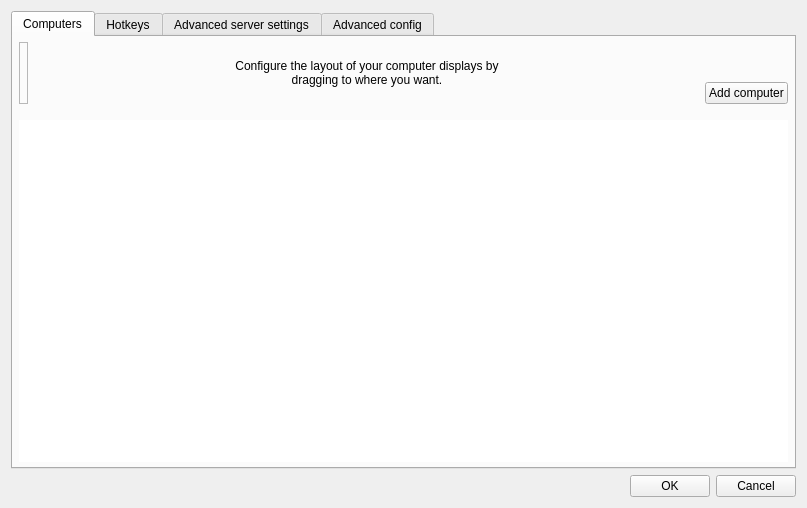
<?xml version="1.0" encoding="UTF-8"?>
<ui version="4.0">
 <class>ServerConfigDialogBase</class>
 <widget class="QDialog" name="ServerConfigDialogBase">
  <property name="geometry">
   <rect>
    <x>0</x>
    <y>0</y>
    <width>807</width>
    <height>508</height>
   </rect>
  </property>
  <property name="minimumSize">
   <size>
    <width>0</width>
    <height>0</height>
   </size>
  </property>
  <property name="windowTitle">
   <string>Server Configuration</string>
  </property>
  <layout class="QVBoxLayout">
   <item>
    <widget class="QTabWidget" name="m_pTabWidget">
     <property name="minimumSize">
      <size>
       <width>0</width>
       <height>0</height>
      </size>
     </property>
     <property name="currentIndex">
      <number>0</number>
     </property>
     <widget class="QWidget" name="m_pTabScreens">
      <attribute name="title">
       <string>Computers</string>
      </attribute>
      <layout class="QVBoxLayout">
       <property name="leftMargin">
        <number>6</number>
       </property>
       <property name="topMargin">
        <number>5</number>
       </property>
       <property name="rightMargin">
        <number>6</number>
       </property>
       <property name="bottomMargin">
        <number>5</number>
       </property>
       <item>
        <layout class="QHBoxLayout">
         <property name="spacing">
          <number>6</number>
         </property>
         <item>
          <widget class="TrashScreenWidget" name="m_pTrashScreenWidget">
           <property name="acceptDrops">
            <bool>true</bool>
           </property>
           <property name="toolTip">
            <string>Drag a screen from the grid to the trashcan to remove it.</string>
           </property>
           <property name="frameShape">
            <enum>QFrame::StyledPanel</enum>
           </property>
           <property name="frameShadow">
            <enum>QFrame::Raised</enum>
           </property>
           <property name="text">
            <string/>
           </property>
           <property name="pixmap">
            <pixmap resource="../res/Synergy.qrc">:/res/icons/64x64/user-trash.png</pixmap>
           </property>
          </widget>
         </item>
         <item>
          <spacer name="horizontalSpacer_2">
           <property name="orientation">
            <enum>Qt::Horizontal</enum>
           </property>
           <property name="sizeHint" stdset="0">
            <size>
             <width>40</width>
             <height>20</height>
            </size>
           </property>
          </spacer>
         </item>
         <item>
          <widget class="QLabel" name="label_2">
           <property name="sizePolicy">
            <sizepolicy hsizetype="Preferred" vsizetype="Preferred">
             <horstretch>1</horstretch>
             <verstretch>0</verstretch>
            </sizepolicy>
           </property>
           <property name="maximumSize">
            <size>
             <width>310</width>
             <height>16777215</height>
            </size>
           </property>
           <property name="text">
            <string>Configure the layout of your computer displays by dragging to where you want.</string>
           </property>
           <property name="alignment">
            <set>Qt::AlignCenter</set>
           </property>
           <property name="wordWrap">
            <bool>true</bool>
           </property>
           <property name="indent">
            <number>-1</number>
           </property>
          </widget>
         </item>
         <item>
          <spacer name="horizontalSpacer_3">
           <property name="orientation">
            <enum>Qt::Horizontal</enum>
           </property>
           <property name="sizeHint" stdset="0">
            <size>
             <width>40</width>
             <height>20</height>
            </size>
           </property>
          </spacer>
         </item>
         <item>
          <layout class="QVBoxLayout" name="verticalLayout">
           <property name="spacing">
            <number>0</number>
           </property>
           <property name="leftMargin">
            <number>0</number>
           </property>
           <item>
            <spacer name="verticalSpacer_2">
             <property name="orientation">
              <enum>Qt::Vertical</enum>
             </property>
             <property name="sizeType">
              <enum>QSizePolicy::Fixed</enum>
             </property>
             <property name="sizeHint" stdset="0">
              <size>
               <width>20</width>
               <height>40</height>
              </size>
             </property>
            </spacer>
           </item>
           <item>
            <widget class="QPushButton" name="m_pButtonAddComputer">
             <property name="text">
              <string>Add computer</string>
             </property>
             <property name="autoDefault">
              <bool>false</bool>
             </property>
             <property name="default">
              <bool>true</bool>
             </property>
            </widget>
           </item>
          </layout>
         </item>
        </layout>
       </item>
       <item>
        <spacer name="verticalSpacer">
         <property name="orientation">
          <enum>Qt::Vertical</enum>
         </property>
         <property name="sizeType">
          <enum>QSizePolicy::Fixed</enum>
         </property>
         <property name="sizeHint" stdset="0">
          <size>
           <width>20</width>
           <height>10</height>
          </size>
         </property>
        </spacer>
       </item>
       <item>
        <widget class="ScreenSetupView" name="m_pScreenSetupView">
         <property name="sizePolicy">
          <sizepolicy hsizetype="MinimumExpanding" vsizetype="Expanding">
           <horstretch>0</horstretch>
           <verstretch>0</verstretch>
          </sizepolicy>
         </property>
         <property name="minimumSize">
          <size>
           <width>0</width>
           <height>273</height>
          </size>
         </property>
         <property name="maximumSize">
          <size>
           <width>16777215</width>
           <height>16777215</height>
          </size>
         </property>
         <property name="acceptDrops">
          <bool>true</bool>
         </property>
         <property name="autoFillBackground">
          <bool>false</bool>
         </property>
         <property name="frameShape">
          <enum>QFrame::NoFrame</enum>
         </property>
         <property name="frameShadow">
          <enum>QFrame::Sunken</enum>
         </property>
        </widget>
       </item>
      </layout>
     </widget>
     <widget class="QWidget" name="m_pTabHotkeys">
      <attribute name="title">
       <string>Hotkeys</string>
      </attribute>
      <layout class="QHBoxLayout">
       <item>
        <widget class="QGroupBox" name="groupBox">
         <property name="font">
          <font>
           <kerning>false</kerning>
          </font>
         </property>
         <property name="title">
          <string>&amp;Hotkeys</string>
         </property>
         <layout class="QGridLayout">
          <property name="topMargin">
           <number>12</number>
          </property>
          <item row="0" column="0" rowspan="4">
           <widget class="QListWidget" name="m_pListHotkeys">
            <property name="frameShape">
             <enum>QFrame::NoFrame</enum>
            </property>
            <property name="frameShadow">
             <enum>QFrame::Sunken</enum>
            </property>
           </widget>
          </item>
          <item row="0" column="1">
           <widget class="QPushButton" name="m_pButtonNewHotkey">
            <property name="enabled">
             <bool>true</bool>
            </property>
            <property name="autoFillBackground">
             <bool>false</bool>
            </property>
            <property name="text">
             <string>&amp;New</string>
            </property>
            <property name="autoDefault">
             <bool>false</bool>
            </property>
            <property name="default">
             <bool>false</bool>
            </property>
            <property name="flat">
             <bool>false</bool>
            </property>
           </widget>
          </item>
          <item row="1" column="1">
           <widget class="QPushButton" name="m_pButtonEditHotkey">
            <property name="enabled">
             <bool>false</bool>
            </property>
            <property name="text">
             <string>&amp;Edit</string>
            </property>
           </widget>
          </item>
          <item row="2" column="1">
           <widget class="QPushButton" name="m_pButtonRemoveHotkey">
            <property name="enabled">
             <bool>false</bool>
            </property>
            <property name="text">
             <string>&amp;Remove</string>
            </property>
           </widget>
          </item>
          <item row="3" column="1">
           <spacer>
            <property name="orientation">
             <enum>Qt::Vertical</enum>
            </property>
            <property name="sizeHint" stdset="0">
             <size>
              <width>75</width>
              <height>161</height>
             </size>
            </property>
           </spacer>
          </item>
         </layout>
        </widget>
       </item>
       <item>
        <widget class="QGroupBox" name="groupBox_2">
         <property name="font">
          <font>
           <kerning>true</kerning>
          </font>
         </property>
         <property name="title">
          <string>A&amp;ctions</string>
         </property>
         <layout class="QGridLayout">
          <item row="0" column="0" rowspan="4">
           <widget class="QListWidget" name="m_pListActions">
            <property name="frameShape">
             <enum>QFrame::NoFrame</enum>
            </property>
            <property name="frameShadow">
             <enum>QFrame::Sunken</enum>
            </property>
           </widget>
          </item>
          <item row="0" column="1">
           <widget class="QPushButton" name="m_pButtonNewAction">
            <property name="enabled">
             <bool>false</bool>
            </property>
            <property name="text">
             <string>Ne&amp;w</string>
            </property>
           </widget>
          </item>
          <item row="1" column="1">
           <widget class="QPushButton" name="m_pButtonEditAction">
            <property name="enabled">
             <bool>false</bool>
            </property>
            <property name="text">
             <string>E&amp;dit</string>
            </property>
           </widget>
          </item>
          <item row="2" column="1">
           <widget class="QPushButton" name="m_pButtonRemoveAction">
            <property name="enabled">
             <bool>false</bool>
            </property>
            <property name="text">
             <string>Re&amp;move</string>
            </property>
           </widget>
          </item>
          <item row="3" column="1">
           <spacer>
            <property name="orientation">
             <enum>Qt::Vertical</enum>
            </property>
            <property name="sizeHint" stdset="0">
             <size>
              <width>20</width>
              <height>40</height>
             </size>
            </property>
           </spacer>
          </item>
         </layout>
        </widget>
       </item>
      </layout>
     </widget>
     <widget class="QWidget" name="m_pTabAdvanced">
      <attribute name="title">
       <string>Advanced server settings</string>
      </attribute>
      <layout class="QGridLayout">
       <property name="leftMargin">
        <number>9</number>
       </property>
       <property name="rightMargin">
        <number>9</number>
       </property>
       <item row="1" column="0">
        <layout class="QVBoxLayout" name="verticalLayout_2">
         <property name="spacing">
          <number>0</number>
         </property>
         <property name="topMargin">
          <number>0</number>
         </property>
         <property name="bottomMargin">
          <number>0</number>
         </property>
         <item>
          <widget class="QGroupBox" name="m_pGroupSwitch">
           <property name="font">
            <font>
             <kerning>true</kerning>
            </font>
           </property>
           <property name="styleSheet">
            <string notr="true">QGroupBox::title{
   left: 0px;
   top: 0px;
}</string>
           </property>
           <property name="title">
            <string>&amp;Switch computer</string>
           </property>
           <property name="alignment">
            <set>Qt::AlignLeading|Qt::AlignLeft|Qt::AlignVCenter</set>
           </property>
           <layout class="QVBoxLayout">
            <property name="spacing">
             <number>6</number>
            </property>
            <property name="topMargin">
             <number>6</number>
            </property>
            <property name="bottomMargin">
             <number>6</number>
            </property>
            <item>
             <layout class="QHBoxLayout">
              <item>
               <widget class="QCheckBox" name="m_pCheckBoxSwitchDelay">
                <property name="enabled">
                 <bool>true</bool>
                </property>
                <property name="text">
                 <string>Switch &amp;after waiting</string>
                </property>
               </widget>
              </item>
              <item>
               <spacer>
                <property name="orientation">
                 <enum>Qt::Horizontal</enum>
                </property>
                <property name="sizeHint" stdset="0">
                 <size>
                  <width>40</width>
                  <height>20</height>
                 </size>
                </property>
               </spacer>
              </item>
              <item>
               <widget class="QSpinBox" name="m_pSpinBoxSwitchDelay">
                <property name="enabled">
                 <bool>false</bool>
                </property>
                <property name="minimum">
                 <number>10</number>
                </property>
                <property name="maximum">
                 <number>10000</number>
                </property>
                <property name="singleStep">
                 <number>10</number>
                </property>
                <property name="value">
                 <number>250</number>
                </property>
               </widget>
              </item>
              <item>
               <widget class="QLabel" name="m_pLabel_14">
                <property name="text">
                 <string>ms</string>
                </property>
               </widget>
              </item>
             </layout>
            </item>
            <item>
             <layout class="QHBoxLayout">
              <item>
               <widget class="QCheckBox" name="m_pCheckBoxSwitchDoubleTap">
                <property name="enabled">
                 <bool>true</bool>
                </property>
                <property name="text">
                 <string>Switch on double &amp;tap within</string>
                </property>
               </widget>
              </item>
              <item>
               <spacer>
                <property name="orientation">
                 <enum>Qt::Horizontal</enum>
                </property>
                <property name="sizeHint" stdset="0">
                 <size>
                  <width>40</width>
                  <height>20</height>
                 </size>
                </property>
               </spacer>
              </item>
              <item>
               <widget class="QSpinBox" name="m_pSpinBoxSwitchDoubleTap">
                <property name="enabled">
                 <bool>false</bool>
                </property>
                <property name="minimum">
                 <number>10</number>
                </property>
                <property name="maximum">
                 <number>10000</number>
                </property>
                <property name="singleStep">
                 <number>10</number>
                </property>
                <property name="value">
                 <number>250</number>
                </property>
               </widget>
              </item>
              <item>
               <widget class="QLabel" name="m_pLabel_15">
                <property name="text">
                 <string>ms</string>
                </property>
               </widget>
              </item>
             </layout>
            </item>
           </layout>
          </widget>
         </item>
         <item>
          <spacer name="verticalSpacer_4">
           <property name="orientation">
            <enum>Qt::Vertical</enum>
           </property>
           <property name="sizeType">
            <enum>QSizePolicy::Fixed</enum>
           </property>
           <property name="sizeHint" stdset="0">
            <size>
             <width>20</width>
             <height>13</height>
            </size>
           </property>
          </spacer>
         </item>
         <item>
          <widget class="QGroupBox" name="groupBox_3">
           <property name="font">
            <font>
             <kerning>true</kerning>
            </font>
           </property>
           <property name="styleSheet">
            <string notr="true">QGroupBox::title{
   left: 0px;
   top: 0px;
}</string>
           </property>
           <property name="title">
            <string>Clipboard sharing</string>
           </property>
           <property name="alignment">
            <set>Qt::AlignLeading|Qt::AlignLeft|Qt::AlignVCenter</set>
           </property>
           <layout class="QVBoxLayout" name="verticalLayout_3">
            <property name="topMargin">
             <number>6</number>
            </property>
            <item>
             <layout class="QHBoxLayout" name="horizontalLayout">
              <property name="spacing">
               <number>6</number>
              </property>
              <item>
               <widget class="QCheckBox" name="m_pCheckBoxEnableClipboard">
                <property name="sizePolicy">
                 <sizepolicy hsizetype="Minimum" vsizetype="Preferred">
                  <horstretch>0</horstretch>
                  <verstretch>0</verstretch>
                 </sizepolicy>
                </property>
                <property name="text">
                 <string>Enable clipboard sharing</string>
                </property>
                <property name="checked">
                 <bool>true</bool>
                </property>
               </widget>
              </item>
              <item>
               <spacer name="horizontalSpacer">
                <property name="orientation">
                 <enum>Qt::Horizontal</enum>
                </property>
                <property name="sizeHint" stdset="0">
                 <size>
                  <width>40</width>
                  <height>20</height>
                 </size>
                </property>
               </spacer>
              </item>
              <item>
               <widget class="QSpinBox" name="m_pSpinBoxClipboardSizeLimit">
                <property name="enabled">
                 <bool>false</bool>
                </property>
                <property name="maximum">
                 <number>10000</number>
                </property>
                <property name="value">
                 <number>3</number>
                </property>
               </widget>
              </item>
              <item>
               <widget class="QLabel" name="label_4">
                <property name="text">
                 <string>mb</string>
                </property>
               </widget>
              </item>
             </layout>
            </item>
            <item>
             <spacer name="verticalSpacer_3">
              <property name="orientation">
               <enum>Qt::Vertical</enum>
              </property>
              <property name="sizeHint" stdset="0">
               <size>
                <width>20</width>
                <height>60</height>
               </size>
              </property>
             </spacer>
            </item>
           </layout>
          </widget>
         </item>
        </layout>
       </item>
       <item row="5" column="0">
        <spacer>
         <property name="orientation">
          <enum>Qt::Vertical</enum>
         </property>
         <property name="sizeHint" stdset="0">
          <size>
           <width>20</width>
           <height>40</height>
          </size>
         </property>
        </spacer>
       </item>
       <item row="4" column="0" colspan="3">
        <widget class="QGroupBox" name="m_pGroupSwitchCorners">
         <property name="font">
          <font>
           <kerning>true</kerning>
          </font>
         </property>
         <property name="styleSheet">
          <string notr="true">QGroupBox::title{
   left: 0px;
   top: 0px;
}</string>
         </property>
         <property name="title">
          <string>&amp;Dead corners for this computer</string>
         </property>
         <property name="checked">
          <bool>false</bool>
         </property>
         <layout class="QGridLayout">
          <property name="topMargin">
           <number>6</number>
          </property>
          <item row="1" column="0" colspan="3">
           <widget class="QCheckBox" name="m_pCheckBoxCornerTopLeft">
            <property name="text">
             <string>To&amp;p-left</string>
            </property>
           </widget>
          </item>
          <item row="1" column="3" colspan="2">
           <widget class="QCheckBox" name="m_pCheckBoxCornerTopRight">
            <property name="text">
             <string>Top-rig&amp;ht</string>
            </property>
           </widget>
          </item>
          <item row="2" column="0" colspan="3">
           <widget class="QCheckBox" name="m_pCheckBoxCornerBottomLeft">
            <property name="text">
             <string>&amp;Bottom-left</string>
            </property>
           </widget>
          </item>
          <item row="2" column="3" colspan="2">
           <widget class="QCheckBox" name="m_pCheckBoxCornerBottomRight">
            <property name="text">
             <string>Bottom-ri&amp;ght</string>
            </property>
           </widget>
          </item>
          <item row="1" column="5">
           <layout class="QHBoxLayout" name="horizontalLayout_2">
            <item>
             <widget class="QLabel" name="label">
              <property name="text">
               <string>Cor&amp;ner Size:</string>
              </property>
              <property name="buddy">
               <cstring>m_pSpinBoxSwitchCornerSize</cstring>
              </property>
             </widget>
            </item>
            <item>
             <widget class="QSpinBox" name="m_pSpinBoxSwitchCornerSize">
              <property name="maximum">
               <number>30000</number>
              </property>
             </widget>
            </item>
            <item>
             <widget class="QLabel" name="label_3">
              <property name="text">
               <string>px</string>
              </property>
             </widget>
            </item>
           </layout>
          </item>
         </layout>
        </widget>
       </item>
       <item row="1" column="2">
        <layout class="QVBoxLayout" name="verticalLayout_4">
         <property name="topMargin">
          <number>0</number>
         </property>
         <property name="rightMargin">
          <number>0</number>
         </property>
         <item>
          <widget class="QGroupBox" name="m_pGroupOptions">
           <property name="font">
            <font>
             <kerning>false</kerning>
            </font>
           </property>
           <property name="styleSheet">
            <string notr="true">QGroupBox::title{
   left: 0px;
   top: 0px;
}</string>
           </property>
           <property name="title">
            <string>&amp;Options</string>
           </property>
           <property name="alignment">
            <set>Qt::AlignLeading|Qt::AlignLeft|Qt::AlignVCenter</set>
           </property>
           <layout class="QGridLayout">
            <property name="verticalSpacing">
             <number>12</number>
            </property>
            <item row="11" column="0">
             <spacer>
              <property name="orientation">
               <enum>Qt::Vertical</enum>
              </property>
              <property name="sizeHint" stdset="0">
               <size>
                <width>20</width>
                <height>16</height>
               </size>
              </property>
             </spacer>
            </item>
            <item row="1" column="0">
             <widget class="QCheckBox" name="m_pCheckBoxRelativeMouseMoves">
              <property name="enabled">
               <bool>true</bool>
              </property>
              <property name="styleSheet">
               <string notr="true">padding-left: 2px;</string>
              </property>
              <property name="text">
               <string>Use &amp;relative mouse moves</string>
              </property>
             </widget>
            </item>
            <item row="0" column="0">
             <layout class="QHBoxLayout">
              <property name="spacing">
               <number>9</number>
              </property>
              <property name="leftMargin">
               <number>0</number>
              </property>
              <item>
               <widget class="QCheckBox" name="m_pCheckBoxHeartbeat">
                <property name="enabled">
                 <bool>true</bool>
                </property>
                <property name="styleSheet">
                 <string notr="true">left: -2px;</string>
                </property>
                <property name="text">
                 <string>&amp;Check clients every</string>
                </property>
               </widget>
              </item>
              <item>
               <spacer>
                <property name="orientation">
                 <enum>Qt::Horizontal</enum>
                </property>
                <property name="sizeHint" stdset="0">
                 <size>
                  <width>40</width>
                  <height>20</height>
                 </size>
                </property>
               </spacer>
              </item>
              <item>
               <widget class="QSpinBox" name="m_pSpinBoxHeartbeat">
                <property name="enabled">
                 <bool>false</bool>
                </property>
                <property name="sizePolicy">
                 <sizepolicy hsizetype="Maximum" vsizetype="Fixed">
                  <horstretch>0</horstretch>
                  <verstretch>0</verstretch>
                 </sizepolicy>
                </property>
                <property name="minimum">
                 <number>1000</number>
                </property>
                <property name="maximum">
                 <number>30000</number>
                </property>
                <property name="singleStep">
                 <number>1000</number>
                </property>
                <property name="value">
                 <number>5000</number>
                </property>
               </widget>
              </item>
              <item>
               <widget class="QLabel" name="m_pLabel_16">
                <property name="text">
                 <string>ms</string>
                </property>
               </widget>
              </item>
             </layout>
            </item>
            <item row="4" column="0">
             <widget class="QCheckBox" name="m_pCheckBoxIgnoreAutoConfigClient">
              <property name="styleSheet">
               <string notr="true">padding-left: 2px;</string>
              </property>
              <property name="text">
               <string>Ignore auto config clients</string>
              </property>
             </widget>
            </item>
            <item row="6" column="0">
             <widget class="QCheckBox" name="m_pCheckBoxDisableLockToScreen">
              <property name="styleSheet">
               <string notr="true">padding-left: 2px;</string>
              </property>
              <property name="text">
               <string>Disable lock to screen</string>
              </property>
             </widget>
            </item>
            <item row="3" column="0">
             <widget class="QCheckBox" name="m_pCheckBoxWin32KeepForeground">
              <property name="enabled">
               <bool>true</bool>
              </property>
              <property name="styleSheet">
               <string notr="true">padding-left: 2px;</string>
              </property>
              <property name="text">
               <string>Don't take &amp;foreground window on Windows servers</string>
              </property>
             </widget>
            </item>
           </layout>
          </widget>
         </item>
        </layout>
       </item>
       <item row="3" column="0">
        <spacer name="verticalSpacer_5">
         <property name="orientation">
          <enum>Qt::Vertical</enum>
         </property>
         <property name="sizeType">
          <enum>QSizePolicy::Fixed</enum>
         </property>
         <property name="sizeHint" stdset="0">
          <size>
           <width>20</width>
           <height>13</height>
          </size>
         </property>
        </spacer>
       </item>
      </layout>
     </widget>
     <widget class="QWidget" name="m_pTabAdvancedConfig">
      <property name="sizePolicy">
       <sizepolicy hsizetype="Preferred" vsizetype="Preferred">
        <horstretch>0</horstretch>
        <verstretch>0</verstretch>
       </sizepolicy>
      </property>
      <attribute name="title">
       <string>Advanced config</string>
      </attribute>
      <layout class="QVBoxLayout" name="verticalLayout_2">
       <item>
        <layout class="QVBoxLayout" name="verticalLayout">
         <item>
          <spacer name="verticalSpacer_2">
           <property name="orientation">
            <enum>Qt::Vertical</enum>
           </property>
           <property name="sizeHint" stdset="0">
            <size>
             <width>20</width>
             <height>40</height>
            </size>
           </property>
          </spacer>
         </item>
         <item>
          <widget class="QLabel" name="label_5">
           <property name="font">
            <font>
             <pointsize>12</pointsize>
             <weight>75</weight>
             <bold>true</bold>
            </font>
           </property>
           <property name="text">
            <string>Config Override</string>
           </property>
           <property name="textFormat">
            <enum>Qt::PlainText</enum>
           </property>
           <property name="alignment">
            <set>Qt::AlignCenter</set>
           </property>
          </widget>
         </item>
         <item>
          <spacer name="verticalSpacer_3">
           <property name="orientation">
            <enum>Qt::Vertical</enum>
           </property>
           <property name="sizeType">
            <enum>QSizePolicy::Minimum</enum>
           </property>
           <property name="sizeHint" stdset="0">
            <size>
             <width>20</width>
             <height>5</height>
            </size>
           </property>
          </spacer>
         </item>
         <item>
          <widget class="QLabel" name="label_6">
           <property name="text">
            <string>&lt;html&gt;&lt;head/&gt;&lt;body&gt;&lt;p style=&quot;text-align: center; font-family: Arial; line-hegiht: 18px;&quot;&gt;If you have a config file and want to override all setttings with this file.&lt;/p&gt;&lt;/body&gt;&lt;/html&gt;</string>
           </property>
           <property name="textFormat">
            <enum>Qt::RichText</enum>
           </property>
          </widget>
         </item>
         <item>
          <spacer name="verticalSpacer_4">
           <property name="orientation">
            <enum>Qt::Vertical</enum>
           </property>
           <property name="sizeType">
            <enum>QSizePolicy::Maximum</enum>
           </property>
           <property name="sizeHint" stdset="0">
            <size>
             <width>20</width>
             <height>30</height>
            </size>
           </property>
          </spacer>
         </item>
         <item>
          <layout class="QHBoxLayout" name="horizontalLayout_2">
           <property name="leftMargin">
            <number>0</number>
           </property>
           <property name="topMargin">
            <number>0</number>
           </property>
           <item>
            <spacer name="horizontalSpacer_2">
             <property name="orientation">
              <enum>Qt::Horizontal</enum>
             </property>
             <property name="sizeType">
              <enum>QSizePolicy::Expanding</enum>
             </property>
             <property name="sizeHint" stdset="0">
              <size>
               <width>40</width>
               <height>20</height>
              </size>
             </property>
            </spacer>
           </item>
           <item>
            <widget class="QCheckBox" name="m_pCheckBoxUseExternalConfig">
             <property name="sizePolicy">
              <sizepolicy hsizetype="Fixed" vsizetype="Fixed">
               <horstretch>0</horstretch>
               <verstretch>0</verstretch>
              </sizepolicy>
             </property>
             <property name="minimumSize">
              <size>
               <width>300</width>
               <height>0</height>
              </size>
             </property>
             <property name="text">
              <string>Use configuration file</string>
             </property>
            </widget>
           </item>
           <item>
            <spacer name="horizontalSpacer_3">
             <property name="orientation">
              <enum>Qt::Horizontal</enum>
             </property>
             <property name="sizeType">
              <enum>QSizePolicy::Expanding</enum>
             </property>
             <property name="sizeHint" stdset="0">
              <size>
               <width>40</width>
               <height>20</height>
              </size>
             </property>
            </spacer>
           </item>
          </layout>
         </item>
         <item>
          <layout class="QHBoxLayout" name="horizontalLayout_3">
           <property name="leftMargin">
            <number>40</number>
           </property>
           <property name="topMargin">
            <number>0</number>
           </property>
           <item>
            <spacer name="horizontalSpacer_4">
             <property name="orientation">
              <enum>Qt::Horizontal</enum>
             </property>
             <property name="sizeType">
              <enum>QSizePolicy::Expanding</enum>
             </property>
             <property name="sizeHint" stdset="0">
              <size>
               <width>40</width>
               <height>20</height>
              </size>
             </property>
            </spacer>
           </item>
           <item>
            <widget class="QLabel" name="m_pLabelConfigFile">
             <property name="enabled">
              <bool>false</bool>
             </property>
             <property name="sizePolicy">
              <sizepolicy hsizetype="Fixed" vsizetype="Preferred">
               <horstretch>0</horstretch>
               <verstretch>0</verstretch>
              </sizepolicy>
             </property>
             <property name="minimumSize">
              <size>
               <width>96</width>
               <height>0</height>
              </size>
             </property>
             <property name="text">
              <string>Config file path</string>
             </property>
            </widget>
           </item>
           <item>
            <spacer name="horizontalSpacer_6">
             <property name="orientation">
              <enum>Qt::Horizontal</enum>
             </property>
             <property name="sizeType">
              <enum>QSizePolicy::Fixed</enum>
             </property>
             <property name="sizeHint" stdset="0">
              <size>
               <width>10</width>
               <height>20</height>
              </size>
             </property>
            </spacer>
           </item>
           <item>
            <widget class="QLineEdit" name="m_pEditConfigFile">
             <property name="enabled">
              <bool>false</bool>
             </property>
             <property name="sizePolicy">
              <sizepolicy hsizetype="Fixed" vsizetype="Fixed">
               <horstretch>0</horstretch>
               <verstretch>0</verstretch>
              </sizepolicy>
             </property>
             <property name="minimumSize">
              <size>
               <width>180</width>
               <height>0</height>
              </size>
             </property>
            </widget>
           </item>
           <item>
            <widget class="QPushButton" name="m_pButtonBrowseConfigFile">
             <property name="enabled">
              <bool>false</bool>
             </property>
             <property name="sizePolicy">
              <sizepolicy hsizetype="Fixed" vsizetype="Fixed">
               <horstretch>0</horstretch>
               <verstretch>0</verstretch>
              </sizepolicy>
             </property>
             <property name="minimumSize">
              <size>
               <width>0</width>
               <height>0</height>
              </size>
             </property>
             <property name="cursor">
              <cursorShape>PointingHandCursor</cursorShape>
             </property>
             <property name="styleSheet">
              <string notr="true">margin: 0px; padding: 0px;</string>
             </property>
             <property name="text">
              <string/>
             </property>
             <property name="icon">
              <iconset resource="../res/Synergy.qrc">
               <normaloff>:/res/icons/64x64/folder.png</normaloff>:/res/icons/64x64/folder.png</iconset>
             </property>
             <property name="iconSize">
              <size>
               <width>20</width>
               <height>13</height>
              </size>
             </property>
             <property name="flat">
              <bool>true</bool>
             </property>
            </widget>
           </item>
           <item>
            <spacer name="horizontalSpacer_5">
             <property name="orientation">
              <enum>Qt::Horizontal</enum>
             </property>
             <property name="sizeType">
              <enum>QSizePolicy::Expanding</enum>
             </property>
             <property name="sizeHint" stdset="0">
              <size>
               <width>40</width>
               <height>20</height>
              </size>
             </property>
            </spacer>
           </item>
          </layout>
         </item>
         <item>
          <spacer name="verticalSpacer">
           <property name="orientation">
            <enum>Qt::Vertical</enum>
           </property>
           <property name="sizeHint" stdset="0">
            <size>
             <width>20</width>
             <height>40</height>
            </size>
           </property>
          </spacer>
         </item>
        </layout>
       </item>
      </layout>
     </widget>
    </widget>
   </item>
   <item>
    <widget class="QDialogButtonBox" name="m_pButtonBox">
     <property name="orientation">
      <enum>Qt::Horizontal</enum>
     </property>
     <property name="standardButtons">
      <set>QDialogButtonBox::Cancel|QDialogButtonBox::Ok</set>
     </property>
    </widget>
   </item>
  </layout>
 </widget>
 <customwidgets>
  <customwidget>
   <class>ScreenSetupView</class>
   <extends>QTableView</extends>
   <header>ScreenSetupView.h</header>
   <container>1</container>
  </customwidget>
  <customwidget>
   <class>TrashScreenWidget</class>
   <extends>QLabel</extends>
   <header>TrashScreenWidget.h</header>
  </customwidget>
 </customwidgets>
 <resources>
  <include location="../res/Synergy.qrc"/>
 </resources>
 <connections>
  <connection>
   <sender>m_pButtonBox</sender>
   <signal>accepted()</signal>
   <receiver>ServerConfigDialogBase</receiver>
   <slot>accept()</slot>
   <hints>
    <hint type="sourcelabel">
     <x>572</x>
     <y>424</y>
    </hint>
    <hint type="destinationlabel">
     <x>377</x>
     <y>-8</y>
    </hint>
   </hints>
  </connection>
  <connection>
   <sender>m_pButtonBox</sender>
   <signal>rejected()</signal>
   <receiver>ServerConfigDialogBase</receiver>
   <slot>reject()</slot>
   <hints>
    <hint type="sourcelabel">
     <x>641</x>
     <y>424</y>
    </hint>
    <hint type="destinationlabel">
     <x>595</x>
     <y>1</y>
    </hint>
   </hints>
  </connection>
  <connection>
   <sender>m_pCheckBoxSwitchDelay</sender>
   <signal>toggled(bool)</signal>
   <receiver>m_pSpinBoxSwitchDelay</receiver>
   <slot>setEnabled(bool)</slot>
   <hints>
    <hint type="sourcelabel">
     <x>110</x>
     <y>63</y>
    </hint>
    <hint type="destinationlabel">
     <x>110</x>
     <y>63</y>
    </hint>
   </hints>
  </connection>
  <connection>
   <sender>m_pCheckBoxSwitchDoubleTap</sender>
   <signal>toggled(bool)</signal>
   <receiver>m_pSpinBoxSwitchDoubleTap</receiver>
   <slot>setEnabled(bool)</slot>
   <hints>
    <hint type="sourcelabel">
     <x>110</x>
     <y>63</y>
    </hint>
    <hint type="destinationlabel">
     <x>110</x>
     <y>63</y>
    </hint>
   </hints>
  </connection>
  <connection>
   <sender>m_pCheckBoxHeartbeat</sender>
   <signal>toggled(bool)</signal>
   <receiver>m_pSpinBoxHeartbeat</receiver>
   <slot>setEnabled(bool)</slot>
   <hints>
    <hint type="sourcelabel">
     <x>110</x>
     <y>63</y>
    </hint>
    <hint type="destinationlabel">
     <x>110</x>
     <y>63</y>
    </hint>
   </hints>
  </connection>
  <connection>
   <sender>m_pListHotkeys</sender>
   <signal>itemDoubleClicked(QListWidgetItem*)</signal>
   <receiver>m_pButtonEditHotkey</receiver>
   <slot>click()</slot>
   <hints>
    <hint type="sourcelabel">
     <x>197</x>
     <y>115</y>
    </hint>
    <hint type="destinationlabel">
     <x>304</x>
     <y>115</y>
    </hint>
   </hints>
  </connection>
  <connection>
   <sender>m_pListActions</sender>
   <signal>itemDoubleClicked(QListWidgetItem*)</signal>
   <receiver>m_pButtonEditAction</receiver>
   <slot>click()</slot>
   <hints>
    <hint type="sourcelabel">
     <x>505</x>
     <y>120</y>
    </hint>
    <hint type="destinationlabel">
     <x>677</x>
     <y>118</y>
    </hint>
   </hints>
  </connection>
 </connections>
</ui>
